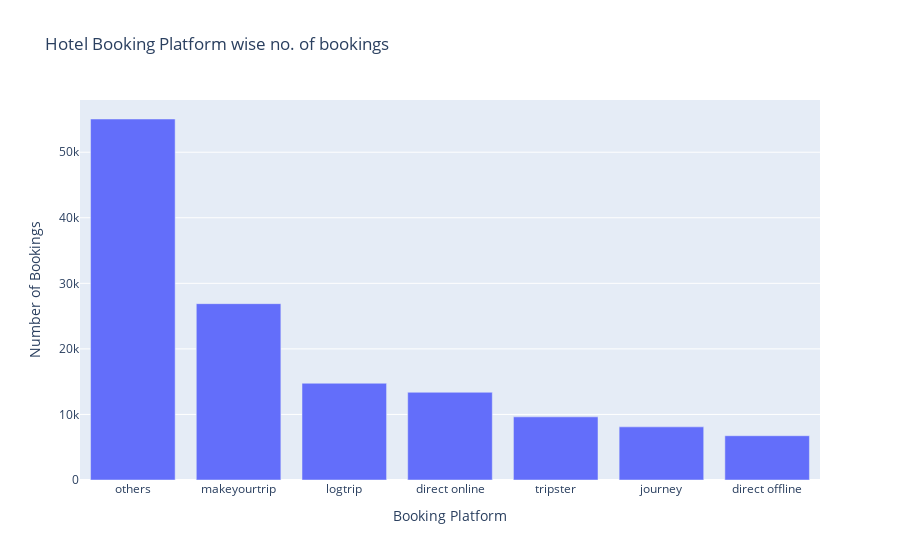

The code cell stored with this chart in its notebook:
### Code cell
import plotly.graph_objects as go

booking_platform_counts = fact_bookings['booking_platform'].value_counts().sort_values(ascending=False)
fig = go.Figure([go.Bar(x=booking_platform_counts.index, y=booking_platform_counts.values)])

fig.update_layout(
    xaxis=dict(title='Booking Platform'),
    yaxis=dict(title='Number of Bookings'),
    title='Hotel Booking Platform wise no. of bookings')

fig.show()

### Figure 1 — Plotly figure (JSON) as saved in the notebook; plotly's stock layout.template omitted (floating-point values rounded to 4 significant figures)
{"data": [{"type": "bar", "x": ["others", "makeyourtrip", "logtrip", "direct online", "tripster", "journey", "direct offline"], "y": [55066, 26898, 14756, 13379, 9630, 8106, 6755]}], "layout": {"title": {"text": "Hotel Booking Platform wise no. of bookings"}, "xaxis": {"title": {"text": "Booking Platform"}}, "yaxis": {"title": {"text": "Number of Bookings"}}}}
